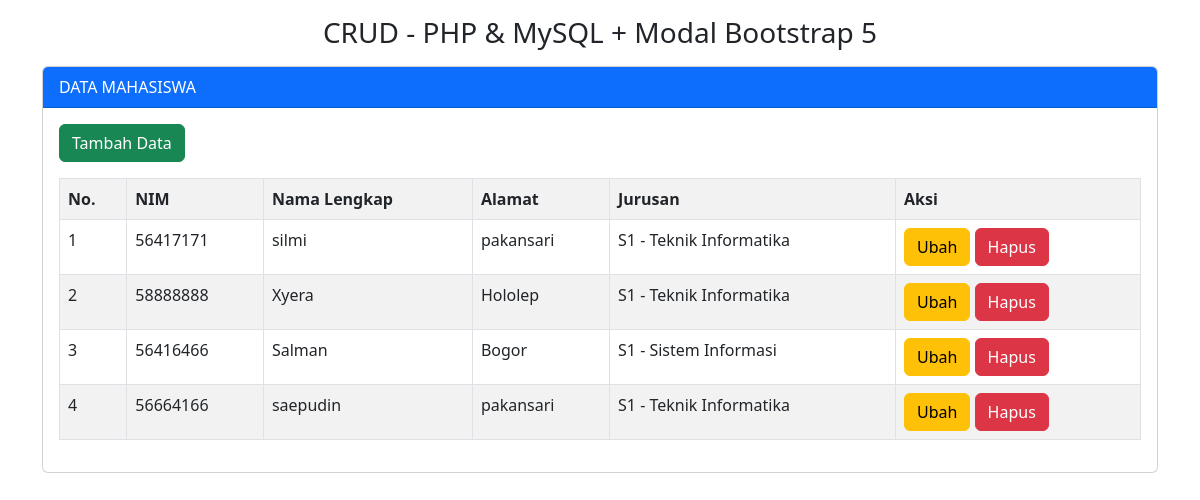
The page / on the database its author committed.
### tables this page shows
CREATE TABLE `tmhs` (
  `id_mhs` int(11) NOT NULL,
  `nim` varchar(8) NOT NULL,
  `nama` varchar(150) NOT NULL,
  `alamat` varchar(150) NOT NULL,
  `prodi` varchar(25) NOT NULL
);

### index.php (the view, shortened to what this page needs)
<?php
    include "koneksi.php";
?>
<!doctype html>
<html lang="en">
    <head>
        <link href="https://cdn.jsdelivr.net/npm/bootstrap@5.3.0-alpha1/dist/css/bootstrap.min.css" rel="stylesheet">
    </head>
    <body>
        <div class="container">
            <div class="mt-3">
                <h3 class="text-center">CRUD - PHP & MySQL + Modal Bootstrap 5</h3>
            </div>
            <div class="card mt-3">
                <div class="card-header bg-primary text-white">
                    DATA MAHASISWA
                </div>
                <div class="card-body">
                    <button type="button" class="btn btn-success mb-3" data-bs-toggle="modal" data-bs-target="#modalTambah">
                        Tambah Data
                    </button>
                    <table class="table table-bordered table-striped table-hover">
                        <tr>
                            <th>No.</th>
                            <th>NIM</th>
                            <th>Nama Lengkap</th>
                            <th>Alamat</th>
                            <th>Jurusan</th>
                            <th>Aksi</th>
                        </tr>
                        <?php
                            $no = 1;
                            $tampil = mysqli_query($koneksi, "SELECT * FROM tmhs ORDER BY id_mhs DESC");
                            while($data = mysqli_fetch_array($tampil)):
                        ?>
                        <tr>
                            <td><?= $no++ ?></td>
                            <td><?= $data['nim']?></td>
                            <td><?= $data['nama']?></td>
                            <td><?= $data['alamat']?></td>
                            <td><?= $data['prodi']?></td>
                            <td>
                                <a href="#" class="btn btn-warning" data-bs-toggle="modal" data-bs-target="#modalUbah<?= $no ?>" >Ubah</a>
                                <a href="#" class="btn btn-danger" data-bs-toggle="modal" data-bs-target="#modalHapus<?= $no ?>" >Hapus</a>
                            </td>
                        </tr>
                        <?php endwhile; ?>
                    </table>
                </div>
            </div>
        </div>
    </body>
</html>

### rows shown on the page
tmhs: nim "56417171", nama "silmi", alamat "pakansari", prodi "S1 - Teknik Informatika"
tmhs: nim "58888888", nama "Xyera", alamat "Hololep", prodi "S1 - Teknik Informatika"
tmhs: nim "56416466", nama "Salman", alamat "Bogor", prodi "S1 - Sistem Informasi"
tmhs: nim "56664166", nama "saepudin", alamat "pakansari", prodi "S1 - Teknik Informatika"
